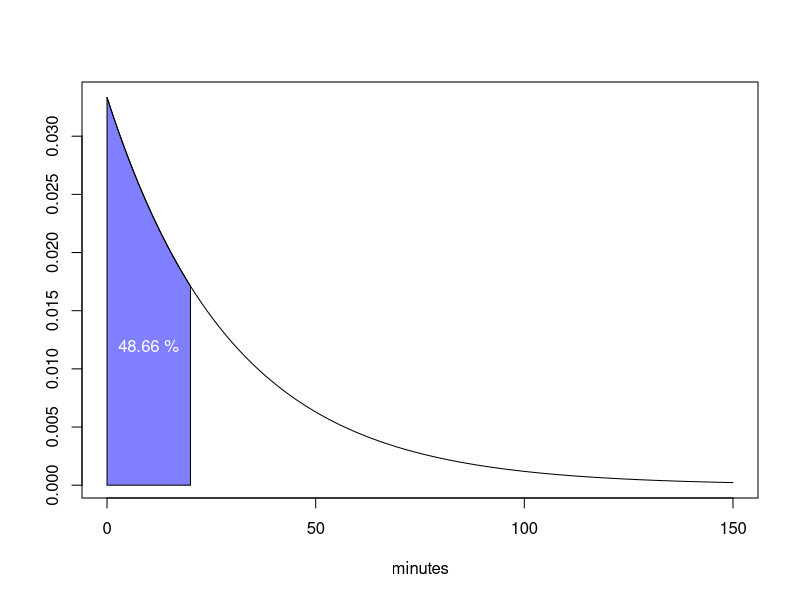
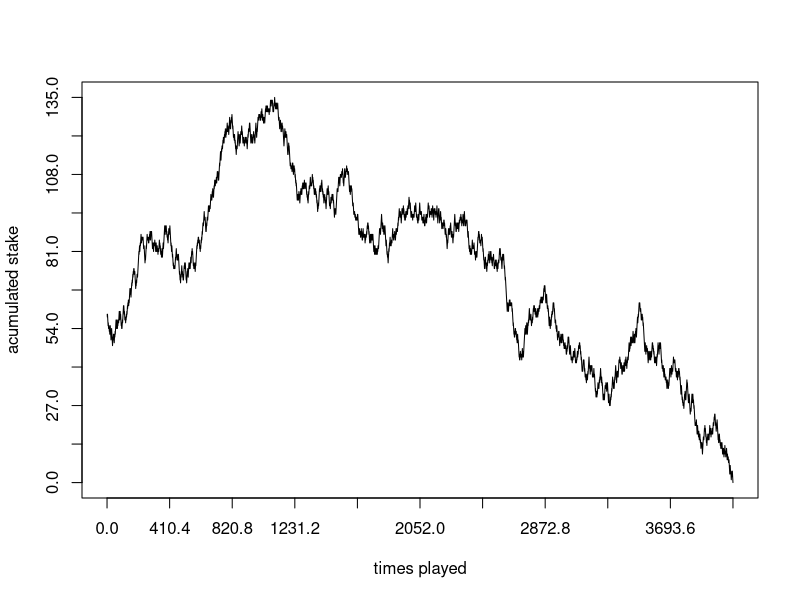
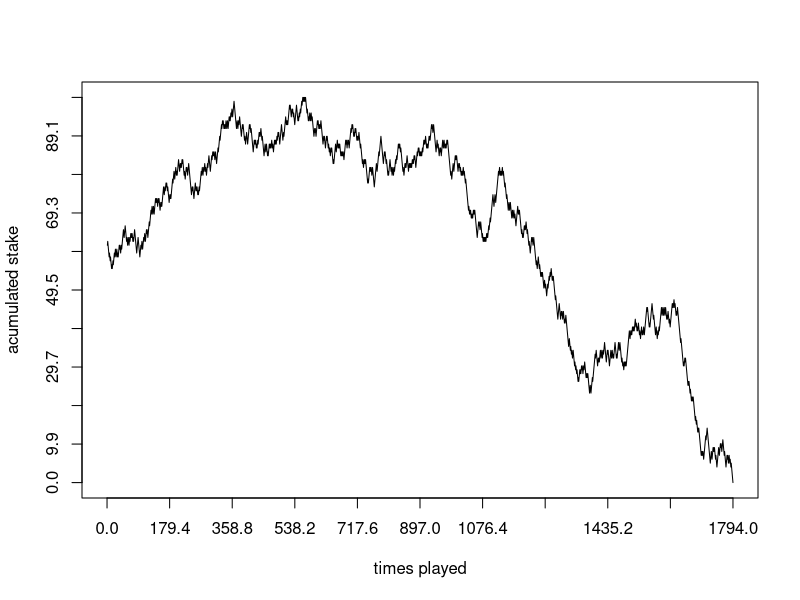
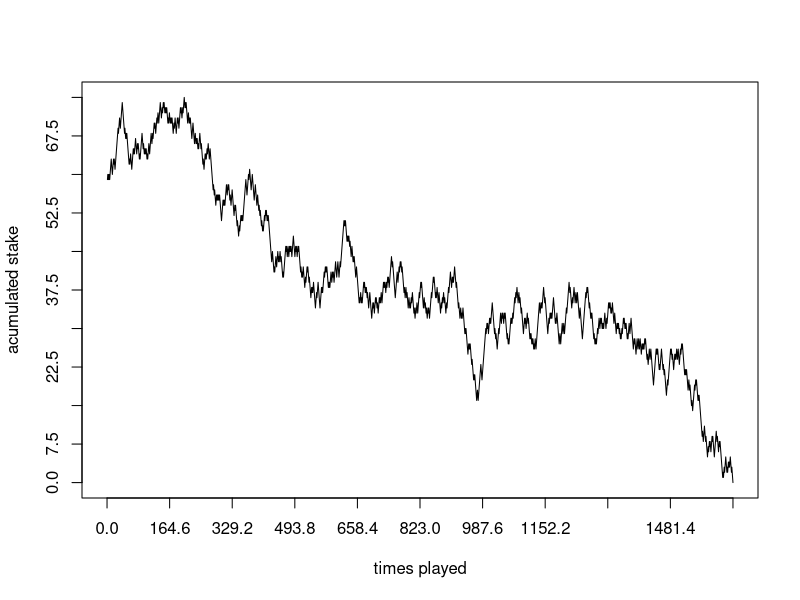
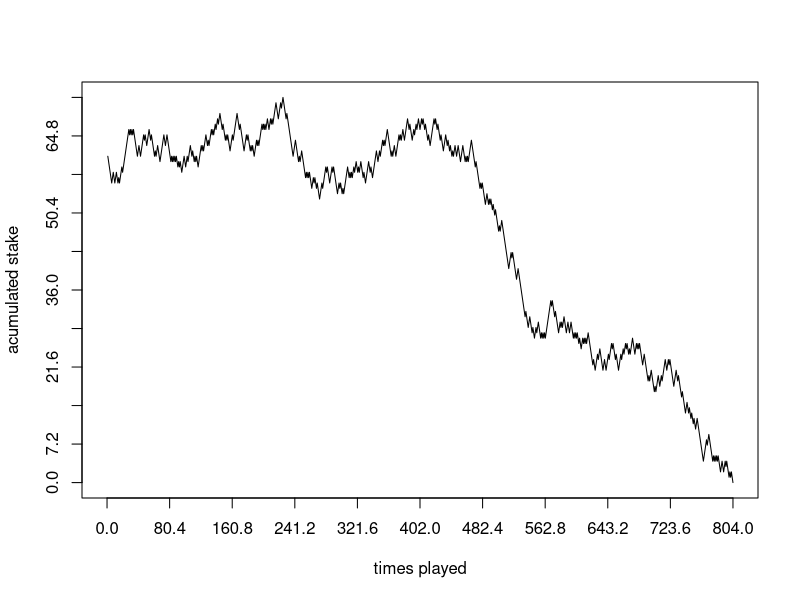
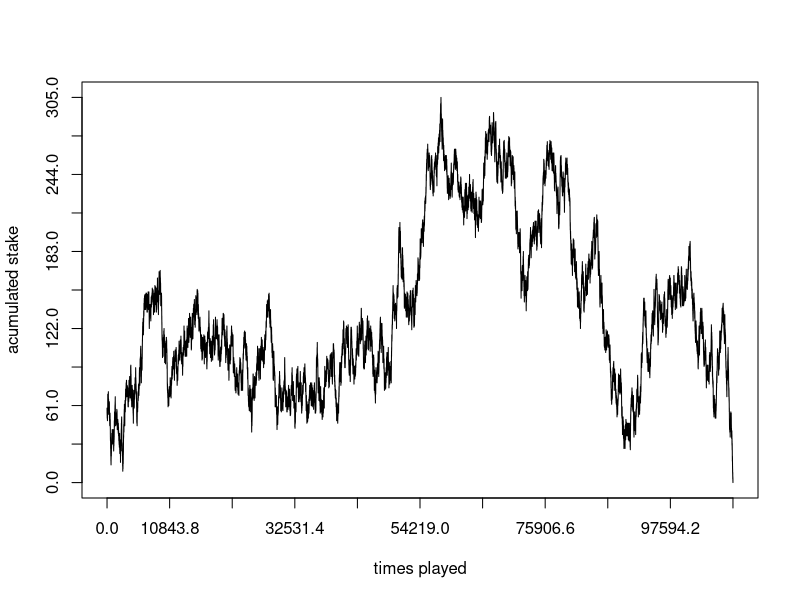
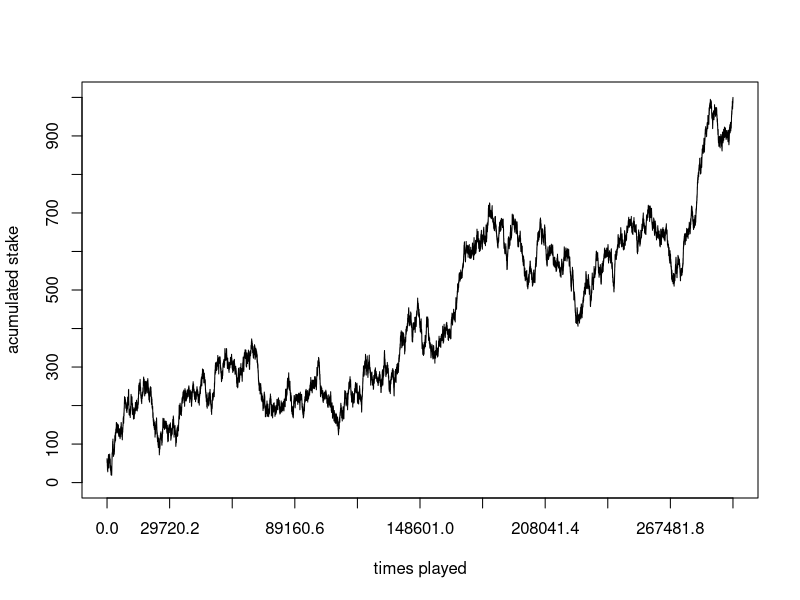
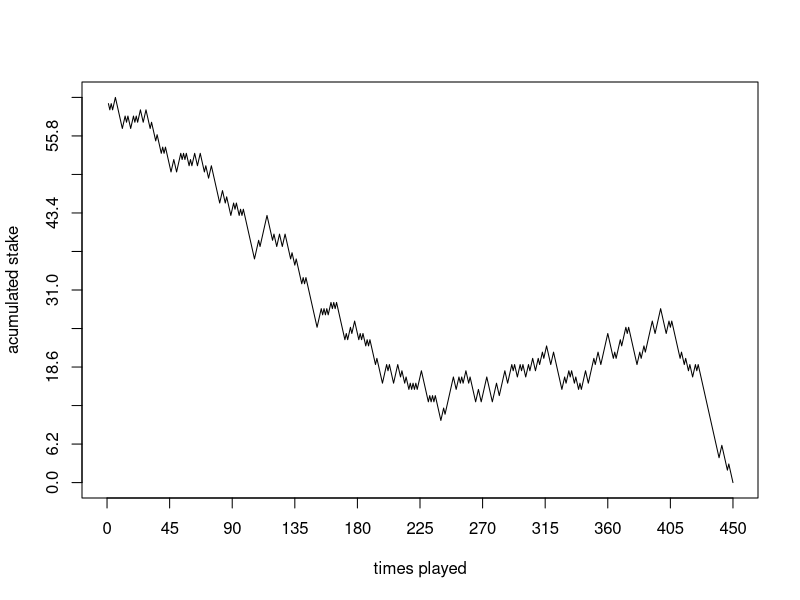

Recreate these plots in R, in order.
## ---- chunk 1
knitr::opts_chunk$set(echo = TRUE)
## ---- chunk 2
flip_coins <- function(n, p) {
  flips <- integer()
  
  for (i in 1:n) {
    flips[i] <- sample(c(0, 1), 1, prob = c(1 - p, p))
  }
	
  return (flips)
}   
## ---- chunk 3
n <- 3  
p <- 1/2
trials <- 100000

res <- replicate(trials, flip_coins(n = n, p = p))
x <- apply(res, 2, sum)
prob_x_1 <- length(x[x == 1]) / trials
expectation <- mean(x)

cat("P(X=1)=", prob_x_1, "\tE(X)=", expectation)
## ---- chunk 4
n <- 3  
p <- 3/4
trials <- 100000

res <- replicate(trials, flip_coins(n = n, p = p))
x <- apply(res, 2, sum)
prob_x_1 <- length(x[x == 1]) / trials
expectation <- mean(x)

cat("P(X=1)=", prob_x_1, "\tE(X)=", expectation)
## ---- chunk 5
pick_ace_std_deck <- function() {
  # We are going to consider the 4 suits of deck but skipping the jokers.
  # Also we are taking into account the next symbology for each suit:
    # c: clubs
    # d: diamonds
    # h: hearts
    # s: spades
  # and likewise
  # a: ace
  # j: jack
  # q: queen
  # k: king
  deck <- c("a_c", "2_c", "3_c", "4_c", "5_c", "6_c", "7_c", "8_c", "9_c", "10_c",
            "j_c", "q_c", "k_c",
            "a_d", "2_d", "3_d", "4_d", "5_d", "6_d", "7_d", "8_d", "9_d", "10_d",
            "j_d", "q_d", "k_d",
            "a_h", "2_h", "3_h", "4_h", "5_h", "6_h", "7_h", "8_h", "9_h", "10_h",
            "j_h", "q_h", "k_h",
            "a_s", "2_s", "3_s", "4_s", "5_s", "6_s", "7_s", "8_s", "9_s", "10_s",
            "j_s", "q_s", "k_s")
  total_cards <- length(deck)
  picked_cards <- character()
  ace <- FALSE
  i <- 1
  
  while (ace == FALSE) {
    picked_cards[i] <- sample(deck, 1, prob = rep(c(1 / total_cards), total_cards))
    if (substr(picked_cards[i], 1, 1) == "a")
      ace <- TRUE
    else
      i <- i + 1
  }
  #print(picked_cards)
  
  return(i)
}
## ---- chunk 6
trials <- 100000
res <- replicate(trials, pick_ace_std_deck())
cards_required_mean <- mean(res)
cards_required_var <- var(res)

cat("Mean=", cards_required_mean, "\tVariance=", cards_required_var)
## ---- chunk 7
n <- 1000000 # number of observations
ari_mean <- 30
rate <- 1 / ari_mean

set.seed(1)
rand_gen_exp <- rexp(n, rate)
prob_x_20 <- length(rand_gen_exp[rand_gen_exp <= 20]) / n

cat("P(X<=20) =", prob_x_20)
## ---- chunk 8
exp_area <- function(rate, lb, ub, acolor = "lightgray") {
    x <- seq(0, 150, 0.01) 
    
    if (missing(lb)) {
       lb <- min(x)
    }
    if (missing(ub)) {
        ub <- max(x)
    }

    x2 <- seq(lb, ub, length = 100)    
    plot(x, dexp(x, rate = rate), type = "n", xlab = "minutes", ylab = "")
   
    y <- dexp(x2, rate = rate)
    polygon(c(lb, x2, ub), c(0, y, 0), col = acolor)
    lines(x, dexp(x, rate = rate), type = "l")
}

# Calculate exact probability
exact_prob_x_20 <- pexp(20, rate = 1 / ari_mean)
percentage <- round(exact_prob_x_20 * 100, 2)

# Plotting the distribution
exp_area(rate, lb = 0, ub = 20, acolor = rgb(0, 0, 1, alpha = 0.5))
text(10, 0.012, paste(as.character(percentage) ,"%"), col = "white", cex = 1)
## ---- chunk 9
# gamblersruin.R
# Example 1.11

# gamble(k, n, p)
  #   k: Gambler's initial state
  #   n: Gambler plays until either $n or Ruin
  #   p: Probability of winning $1 at each play
  #   Function returns 1 if gambler is eventually ruined
  #                    returns 0 if gambler eventually wins $n
  
gamble <- function(k, n, p, goal) {
  
	stake <- k
	stake_historic <- integer()
	reach_goal <- FALSE
	i <- 1
	
	while (stake > 0 & stake < n) {
		bet <- sample(c(-1, 1), 1, prob = c(1 - p, p))
		stake <- stake + bet
		stake_historic[i] <- stake 
		if (stake == goal)
		  reach_goal = TRUE
		i <- i + 1
	}
	
	times_played <- length(stake_historic)
  max_stake <- max(stake_historic)
  cat("Times played: ", times_played, "\tMaximum acumulated stake: ", max_stake)
  plot(stake_historic, xlab="times played", ylab= "acumulated stake", cex=1, type="l",
       xlim=c(0, times_played), ylim=c(0, max_stake), lty="solid",
       xaxp=c(0, times_played, 10), yaxp=c(0, max_stake, 10))
	
	if (stake == 0) 
	   return(list(1, reach_goal)) 
	else 
	  return(list(0, reach_goal))
}   

k <- 60
n <-  1000 # Let's assign a big number to represent that the rival has so much money 
p <- 0.50
goal <- 100
trials <- 10

res <- replicate(trials, gamble(k, n, p, goal))
res_reach_goal <- res[2, res[1,] == 1 & res[2,] == TRUE]
prob_reach_goal <- length(res_reach_goal) / trials

cat("The probability of reaching the goal of $", goal,
    "before lossing everything is", prob_reach_goal, ", with p =", p)
## ---- chunk 10
k <- 60
n <-  1000 # Let's assign a big number to represent that the rival has so much money 
p <- 0.51
goal <- 100
trials <- 10

res <- replicate(trials, gamble(k, n, p, goal))
res_reach_goal <- res[2, res[1,] == 1 & res[2,] == TRUE]
prob_reach_goal <- length(res_reach_goal) / trials

cat("The probability of reaching the goal of $", goal,
    "before lossing everything is", prob_reach_goal, ", with p =", p)
## ---- chunk 11
 # SIR model
 # SIR(S0, I0, p)
   # S0 : Initial susceptible population
   # I0 : Initial infected population
   # p  : Probability of getting infected

SIR<- function(S0, I0, p){
  
  S0_aux <- S0
  I0_aux <- I0
  
  r1 <- list()
  X <- list()
  Y <- list()
  W <- list()
  i <- 1
  
  while (S0 > 0){
    C <- rbinom(S0, I0, p)
    I1 <- length(C[C > 0]) 
    S0 <- S0 - I1
    I0 <- I0 + I1
    X[i] <- S0
    Y[i] <- I0
    W[i] <- I1
    i <- i + 1
  }
  
  r1<- list()
  r1[[1]]<- X
  r1[[2]]<- Y
  r1[[3]]<- W
  
  W_aux <- unlist(W)
  time_limit <- length(W_aux)
  infected_limit <- max(W_aux)
  title <- paste("Susceptible: ", S0_aux, ",    Infected: ", I0_aux, ",    Prob: ", p)
  plot(W_aux, xlab="Time (t)", ylab= "Infected number", 
       cex=1, type="o", xlim=c(0, time_limit), ylim=c(0, infected_limit), lty="solid",
       xaxp=c(0, time_limit, time_limit), yaxp=c(0, infected_limit, 10),
       main = title)
  
  return(r1)  
}
## ---- chunk 12
S0_vector <- c(1000, 10000, 100000)
I0_vector <- c(3, 30, 300)
p_vector <- c(0.0001)

for (i in 1:length(S0_vector)) {
  for (j in 1:length(I0_vector)) {
    for (k in 1:length(p_vector)) {
      SIR(S0_vector[i], I0_vector[j], p_vector[k])
    }
  }
}
## ---- chunk 13
n <- 1000000
a <- 0
b <- 3

set.seed(1)
rand_lambda <- runif(n, min = a, max = b)
accidents <- rpois(n, rand_lambda)

hist(accidents, breaks = 18, freq = FALSE)

accidents_mean <- mean(accidents)
accidents_var <- var(accidents)

cat("Mean=", accidents_mean, "\tVariance=", accidents_var)
